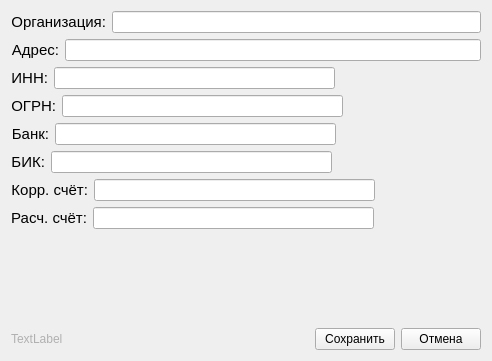
<?xml version="1.0" encoding="UTF-8"?>
<ui version="4.0">
 <class>Form</class>
 <widget class="QWidget" name="Form">
  <property name="geometry">
   <rect>
    <x>0</x>
    <y>0</y>
    <width>492</width>
    <height>361</height>
   </rect>
  </property>
  <property name="windowTitle">
   <string>Form</string>
  </property>
  <layout class="QGridLayout" name="gridLayout">
   <item row="0" column="0">
    <layout class="QVBoxLayout" name="verticalLayout_2">
     <item>
      <layout class="QVBoxLayout" name="verticalLayout">
       <item>
        <layout class="QHBoxLayout" name="horizontalLayout_9">
         <item>
          <widget class="QLabel" name="label">
           <property name="text">
            <string>&lt;html&gt;&lt;head/&gt;&lt;body&gt;&lt;p align=&quot;right&quot;&gt;&lt;span style=&quot; font-size:11pt;&quot;&gt;Организация:&lt;/span&gt;&lt;/p&gt;&lt;/body&gt;&lt;/html&gt;</string>
           </property>
          </widget>
         </item>
         <item>
          <widget class="QLineEdit" name="edit_company"/>
         </item>
        </layout>
       </item>
       <item>
        <layout class="QHBoxLayout" name="horizontalLayout_8">
         <item>
          <widget class="QLabel" name="label_4">
           <property name="text">
            <string>&lt;html&gt;&lt;head/&gt;&lt;body&gt;&lt;p align=&quot;right&quot;&gt;&lt;span style=&quot; font-size:11pt;&quot;&gt;Адрес:&lt;/span&gt;&lt;/p&gt;&lt;/body&gt;&lt;/html&gt;</string>
           </property>
          </widget>
         </item>
         <item>
          <widget class="QLineEdit" name="edit_address"/>
         </item>
        </layout>
       </item>
       <item>
        <layout class="QHBoxLayout" name="horizontalLayout_7">
         <item>
          <widget class="QLabel" name="label_2">
           <property name="text">
            <string>&lt;html&gt;&lt;head/&gt;&lt;body&gt;&lt;p align=&quot;right&quot;&gt;&lt;span style=&quot; font-size:11pt;&quot;&gt;ИНН:&lt;/span&gt;&lt;/p&gt;&lt;/body&gt;&lt;/html&gt;</string>
           </property>
          </widget>
         </item>
         <item>
          <widget class="QLineEdit" name="edit_inn">
           <property name="minimumSize">
            <size>
             <width>281</width>
             <height>0</height>
            </size>
           </property>
           <property name="maximumSize">
            <size>
             <width>281</width>
             <height>16777215</height>
            </size>
           </property>
          </widget>
         </item>
         <item>
          <spacer name="horizontalSpacer_7">
           <property name="orientation">
            <enum>Qt::Horizontal</enum>
           </property>
           <property name="sizeHint" stdset="0">
            <size>
             <width>40</width>
             <height>20</height>
            </size>
           </property>
          </spacer>
         </item>
        </layout>
       </item>
       <item>
        <layout class="QHBoxLayout" name="horizontalLayout_6">
         <item>
          <widget class="QLabel" name="label_3">
           <property name="text">
            <string>&lt;html&gt;&lt;head/&gt;&lt;body&gt;&lt;p align=&quot;right&quot;&gt;&lt;span style=&quot; font-size:11pt;&quot;&gt;ОГРН:&lt;/span&gt;&lt;/p&gt;&lt;/body&gt;&lt;/html&gt;</string>
           </property>
          </widget>
         </item>
         <item>
          <widget class="QLineEdit" name="edit_ogrn">
           <property name="minimumSize">
            <size>
             <width>281</width>
             <height>0</height>
            </size>
           </property>
           <property name="maximumSize">
            <size>
             <width>281</width>
             <height>16777215</height>
            </size>
           </property>
          </widget>
         </item>
         <item>
          <spacer name="horizontalSpacer_6">
           <property name="orientation">
            <enum>Qt::Horizontal</enum>
           </property>
           <property name="sizeHint" stdset="0">
            <size>
             <width>40</width>
             <height>20</height>
            </size>
           </property>
          </spacer>
         </item>
        </layout>
       </item>
       <item>
        <layout class="QHBoxLayout" name="horizontalLayout_5">
         <item>
          <widget class="QLabel" name="label_5">
           <property name="text">
            <string>&lt;html&gt;&lt;head/&gt;&lt;body&gt;&lt;p align=&quot;right&quot;&gt;&lt;span style=&quot; font-size:11pt;&quot;&gt;Банк:&lt;/span&gt;&lt;/p&gt;&lt;/body&gt;&lt;/html&gt;</string>
           </property>
          </widget>
         </item>
         <item>
          <widget class="QLineEdit" name="edit_name_bank">
           <property name="minimumSize">
            <size>
             <width>281</width>
             <height>0</height>
            </size>
           </property>
           <property name="maximumSize">
            <size>
             <width>281</width>
             <height>16777215</height>
            </size>
           </property>
          </widget>
         </item>
         <item>
          <spacer name="horizontalSpacer_5">
           <property name="orientation">
            <enum>Qt::Horizontal</enum>
           </property>
           <property name="sizeHint" stdset="0">
            <size>
             <width>40</width>
             <height>20</height>
            </size>
           </property>
          </spacer>
         </item>
        </layout>
       </item>
       <item>
        <layout class="QHBoxLayout" name="horizontalLayout_4">
         <item>
          <widget class="QLabel" name="label_6">
           <property name="text">
            <string>&lt;html&gt;&lt;head/&gt;&lt;body&gt;&lt;p align=&quot;right&quot;&gt;&lt;span style=&quot; font-size:11pt;&quot;&gt;БИК:&lt;/span&gt;&lt;/p&gt;&lt;/body&gt;&lt;/html&gt;</string>
           </property>
          </widget>
         </item>
         <item>
          <widget class="QLineEdit" name="edit_bik">
           <property name="minimumSize">
            <size>
             <width>281</width>
             <height>0</height>
            </size>
           </property>
           <property name="maximumSize">
            <size>
             <width>281</width>
             <height>16777215</height>
            </size>
           </property>
          </widget>
         </item>
         <item>
          <spacer name="horizontalSpacer_4">
           <property name="orientation">
            <enum>Qt::Horizontal</enum>
           </property>
           <property name="sizeHint" stdset="0">
            <size>
             <width>40</width>
             <height>20</height>
            </size>
           </property>
          </spacer>
         </item>
        </layout>
       </item>
       <item>
        <layout class="QHBoxLayout" name="horizontalLayout_3">
         <item>
          <widget class="QLabel" name="label_7">
           <property name="text">
            <string>&lt;html&gt;&lt;head/&gt;&lt;body&gt;&lt;p align=&quot;right&quot;&gt;&lt;span style=&quot; font-size:11pt;&quot;&gt;Корр. счёт:&lt;/span&gt;&lt;/p&gt;&lt;/body&gt;&lt;/html&gt;</string>
           </property>
          </widget>
         </item>
         <item>
          <widget class="QLineEdit" name="edit_ks">
           <property name="minimumSize">
            <size>
             <width>281</width>
             <height>0</height>
            </size>
           </property>
           <property name="maximumSize">
            <size>
             <width>281</width>
             <height>16777215</height>
            </size>
           </property>
          </widget>
         </item>
         <item>
          <spacer name="horizontalSpacer_3">
           <property name="orientation">
            <enum>Qt::Horizontal</enum>
           </property>
           <property name="sizeHint" stdset="0">
            <size>
             <width>40</width>
             <height>20</height>
            </size>
           </property>
          </spacer>
         </item>
        </layout>
       </item>
       <item>
        <layout class="QHBoxLayout" name="horizontalLayout_2">
         <item>
          <widget class="QLabel" name="label_8">
           <property name="text">
            <string>&lt;html&gt;&lt;head/&gt;&lt;body&gt;&lt;p align=&quot;right&quot;&gt;&lt;span style=&quot; font-size:11pt;&quot;&gt;Расч. счёт:&lt;/span&gt;&lt;/p&gt;&lt;/body&gt;&lt;/html&gt;</string>
           </property>
          </widget>
         </item>
         <item>
          <widget class="QLineEdit" name="edit_rs">
           <property name="minimumSize">
            <size>
             <width>281</width>
             <height>0</height>
            </size>
           </property>
           <property name="maximumSize">
            <size>
             <width>281</width>
             <height>16777215</height>
            </size>
           </property>
          </widget>
         </item>
         <item>
          <spacer name="horizontalSpacer_2">
           <property name="orientation">
            <enum>Qt::Horizontal</enum>
           </property>
           <property name="sizeHint" stdset="0">
            <size>
             <width>40</width>
             <height>20</height>
            </size>
           </property>
          </spacer>
         </item>
        </layout>
       </item>
      </layout>
     </item>
     <item>
      <spacer name="verticalSpacer">
       <property name="orientation">
        <enum>Qt::Vertical</enum>
       </property>
       <property name="sizeHint" stdset="0">
        <size>
         <width>20</width>
         <height>40</height>
        </size>
       </property>
      </spacer>
     </item>
     <item>
      <layout class="QHBoxLayout" name="horizontalLayout">
       <item>
        <widget class="QLabel" name="label_id">
         <property name="text">
          <string>&lt;html&gt;&lt;head/&gt;&lt;body&gt;&lt;p&gt;&lt;span style=&quot; color:#b0b0b0;&quot;&gt;TextLabel&lt;/span&gt;&lt;/p&gt;&lt;/body&gt;&lt;/html&gt;</string>
         </property>
        </widget>
       </item>
       <item>
        <spacer name="horizontalSpacer">
         <property name="orientation">
          <enum>Qt::Horizontal</enum>
         </property>
         <property name="sizeHint" stdset="0">
          <size>
           <width>40</width>
           <height>20</height>
          </size>
         </property>
        </spacer>
       </item>
       <item>
        <widget class="QPushButton" name="btn_action">
         <property name="text">
          <string>Сохранить</string>
         </property>
        </widget>
       </item>
       <item>
        <widget class="QPushButton" name="btn_exit">
         <property name="text">
          <string>Отмена</string>
         </property>
        </widget>
       </item>
      </layout>
     </item>
    </layout>
   </item>
  </layout>
 </widget>
 <tabstops>
  <tabstop>edit_company</tabstop>
  <tabstop>edit_inn</tabstop>
  <tabstop>edit_ogrn</tabstop>
  <tabstop>edit_address</tabstop>
  <tabstop>edit_name_bank</tabstop>
  <tabstop>edit_bik</tabstop>
  <tabstop>edit_ks</tabstop>
  <tabstop>edit_rs</tabstop>
  <tabstop>btn_exit</tabstop>
  <tabstop>btn_action</tabstop>
 </tabstops>
 <resources/>
 <connections/>
</ui>
